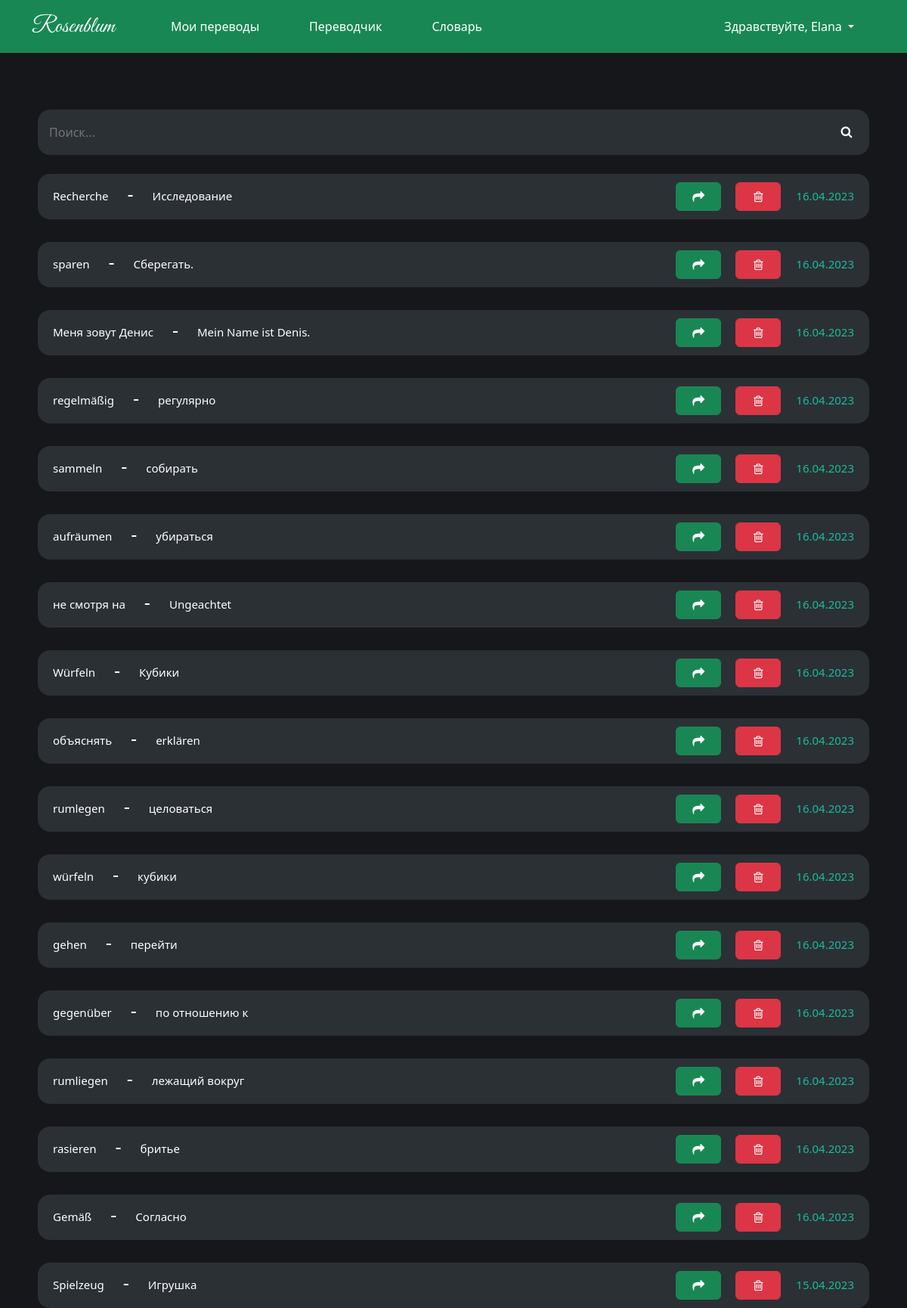
The app's page /translator_app/wordbook/ (signed in) with its own data.
### translator_app/models.py (models this page shows)
class Wordbook(models.Model):
    user = models.ForeignKey(User, on_delete=models.CASCADE)
    client = models.CharField(max_length=100, default='Нет названия')
    phrase = models.TextField(max_length=200)
    translated = models.TextField(max_length=400)
    date = models.DateTimeField(default=timezone.now())

### translator_app/views.py (the view)
# urls.py: path("wordbook/", views.wordbook_page, name="wordbook"),
@login_required(login_url='translator_app:login')
def wordbook_page(request):
    if request.method == 'POST':
        word = request.POST.get('word')
        words = Wordbook.objects.filter(user=request.user).filter(Q(phrase__icontains=word) | Q(translated__icontains=word)).order_by('-date')
    else:
        words = Wordbook.objects.all().filter(user=request.user).order_by('-date')
    return render(request, 'wordbook.html', {'words': words})

### translator_app/templates/wordbook.html (shortened to what this page needs)
{% extends 'base.html' %}
{% block body_block %}
{% if words %}
    <div class="search-container">
        <form action="" method="POST">
            <input type="text" name="word" id="search-bar" placeholder="Поиск...">
            <button type="submit" class="search-icon"><i class="fa fa-search"></i></button>
        </form>
    </div>
    {% for word in words %}
        <div class="word-container">
            <h1>{{ word.phrase|truncatechars:40 }}</h1>
            <p>-</p>
            <h1>{{ word.translated|truncatechars:40 }}</h1>
            <div class="hreff">
                <a href="{% url 'translator_app:word_detail' pk=word.pk %}" class="btn btn-success" style="width:60px; margin-right:15px;"><i class="fa fa-mail-forward"></i></a>
                <a href="{% url 'translator_app:word_delete' pk=word.pk %}" class="btn btn-danger" style="width:60px;"><i id="icoon" class="fa fa-trash-o"></i></a>
            </div>
            <h1 id="date">{{ word.date|date:"d.m.Y"  }}</h1>
        </div>
    {% endfor %}
{% else %}
<div class="no-container">
    <small>У вас пока что нет таких сохранённых слов.</small>
</div>
{% endif %}
{% endblock body_block %}

### translator_app/templates/base.html (shortened to what this page needs)
<!DOCTYPE html>
{% load static %}
<html>
    <head>
        <link href="https://cdn.jsdelivr.net/npm/bootstrap@5.3.0-alpha2/dist/css/bootstrap.min.css" rel="stylesheet">
        <link rel="stylesheet" href="{% static 'base.css'%}">
        <link rel="stylesheet" href="https://cdnjs.cloudflare.com/ajax/libs/font-awesome/4.7.0/css/font-awesome.min.css">
        <link rel="stylesheet/less" type="text/css" href="styles.less" />
    </head>
    <body>
        <nav class="navbar navbar-expand-lg" id="navbar-main">
            <div class="container-fluid">
              <a class="navbar-brand" href="{% url 'index' %}" style="margin-left: 30px;">Rosenblum</a>
              <div class="collapse navbar-collapse" id="navbarNav">
                <ul class="navbar-nav ">
                  <li class="nav-item">
                    <a class="nav-link" href="{% url 'translator_app:translations' %}">Мои переводы</a>
                  </li>
                  <li class="nav-item">
                    <a class="nav-link" href="{% url 'translator_app:translator' %}">Переводчик</a>
                  </li>
                  <li class="nav-item">
                    <a class="nav-link" href="{% url 'translator_app:wordbook' %}">Словарь</a>
                  </li>
                </ul>
                  {% if not user.is_authenticated %}
                  <ul class="navbar-nav">
                  <li class="nav-item">
                    <a class="nav-link" href="{% url 'translator_app:signup'%}">Регистрация</a>
                  </li>
                  <li class="nav-item">
                    <a class="nav-link" href="{% url 'translator_app:login'%}">Войти</a>
                  </li>
                  </ul>
                  {% else %}
                <ul class="navbar-nav ms-auto" style="margin-right:50px; color:white;">
                  <li class="nav-item dropdown">
                    <a class="nav-link dropdown-toggle" href="#" role="button" data-bs-toggle="dropdown" aria-expanded="false">
                      Здравствуйте, {{ request.user.username }}
                    </a>
                  </li>
                </ul>
                {% endif %}
              </div>
            </div>
          </nav>
        {% block body_block %}
        {% endblock body_block %}
    </body>
</html>

### translator_app/static/base.css (style rules this page uses)
body { background-color: rgb(22,23,27); color: rgb(255, 255, 255); }
.nav-item { margin-left: 50px; }
.navbar { background-color: rgb(25,135,84); height: 70px; }
.btn { width: 140px; }
.nav-link { color: #fff; }
.navbar-brand { font-family: 'Great Vibes', cursive; font-size: 30px; color: #fff; }
input[type=text], input[type=number], input[type=password], input[type=email] { width: 100%; padding: 15px; margin: 5px 0 22px 0; display: inline-block; border: none; background: #f1f1f1; }

### translator_app/templates/wordbook.html (style rules this page uses)
.word-container { width: 1100px; height: 60px; display: flex; margin: auto; align-items:center; justify-content: center; margin-top: 30px; padding: 20px; background-color: rgb(43 48 53); border-radius: 1em; }
#date { color: #1abc9c; margin-left: 20px; }
h1 { margin-top: 5px; font-size: 15px; }
p { font-size: 25px; margin-left: 25px; margin-right: 25px; margin-top: 10px; }
.word-container .hreff { margin-left: auto; }
.search-container { margin: auto; margin-top: 70px; width: 1100px; height: 60px; }
.search-container input { width: 1100px; height: 60px; background-color: RGB(43 48 53); border-radius: 1em; color:white; }
.search-icon { position: relative; width: 40px; height: 40px; top: -73px; right: -1050px; background-color: transparent; border: none; color: white; }

### records on screen
Wordbook: phrase "Recherche", translated "Исследование", date "16.04.2023"
Wordbook: phrase "sparen", translated "Сберегать.", date "16.04.2023"
Wordbook: phrase "Меня зовут Денис", translated "Mein Name ist Denis.", date "16.04.2023"
Wordbook: phrase "regelmäßig", translated "регулярно", date "16.04.2023"
Wordbook: phrase "sammeln", translated "собирать", date "16.04.2023"
Wordbook: phrase "aufräumen", translated "убираться", date "16.04.2023"
Wordbook: phrase "не смотря на", translated "Ungeachtet", date "16.04.2023"
Wordbook: phrase "Würfeln", translated "Кубики", date "16.04.2023"
Wordbook: phrase "объяснять", translated "erklären", date "16.04.2023"
Wordbook: phrase "rumlegen", translated "целоваться", date "16.04.2023"
Wordbook: phrase "würfeln", translated "кубики", date "16.04.2023"
Wordbook: phrase "gehen", translated "перейти", date "16.04.2023"
Wordbook: phrase "gegenüber", translated "по отношению к", date "16.04.2023"
Wordbook: phrase "rumliegen", translated "лежащий вокруг", date "16.04.2023"
Wordbook: phrase "rasieren", translated "бритье", date "16.04.2023"
Wordbook: phrase "Gemäß", translated "Согласно", date "16.04.2023"
Wordbook: phrase "Spielzeug", translated "Игрушка", date "15.04.2023"

### other values on screen
{{ request.user.username }} "Elana"
